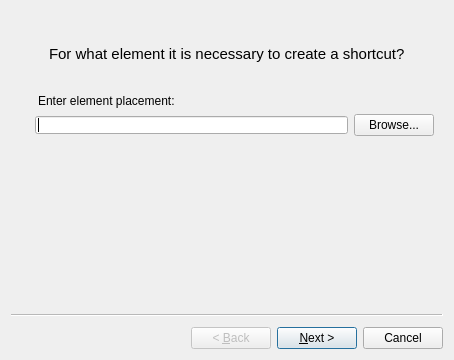
<?xml version="1.0" encoding="UTF-8"?>
<ui version="4.0">
 <class>CreateShortcutWizard</class>
 <widget class="QWizard" name="CreateShortcutWizard">
  <property name="geometry">
   <rect>
    <x>0</x>
    <y>0</y>
    <width>429</width>
    <height>360</height>
   </rect>
  </property>
  <property name="sizePolicy">
   <sizepolicy hsizetype="Preferred" vsizetype="Minimum">
    <horstretch>0</horstretch>
    <verstretch>0</verstretch>
   </sizepolicy>
  </property>
  <property name="windowTitle">
   <string>Create shortcut</string>
  </property>
  <property name="modal">
   <bool>true</bool>
  </property>
  <widget class="QWizardPage" name="wizardPage1">
   <property name="sizePolicy">
    <sizepolicy hsizetype="Preferred" vsizetype="Fixed">
     <horstretch>0</horstretch>
     <verstretch>0</verstretch>
    </sizepolicy>
   </property>
   <layout class="QVBoxLayout" name="verticalLayout_2">
    <property name="sizeConstraint">
     <enum>QLayout::SetMinAndMaxSize</enum>
    </property>
    <item>
     <widget class="QLabel" name="label_3">
      <property name="sizePolicy">
       <sizepolicy hsizetype="Preferred" vsizetype="Fixed">
        <horstretch>0</horstretch>
        <verstretch>0</verstretch>
       </sizepolicy>
      </property>
      <property name="styleSheet">
       <string notr="true">margin:25px; font:15px;</string>
      </property>
      <property name="text">
       <string>For what element it is necessary to create a shortcut?</string>
      </property>
     </widget>
    </item>
    <item>
     <widget class="QLabel" name="label">
      <property name="sizePolicy">
       <sizepolicy hsizetype="Preferred" vsizetype="Fixed">
        <horstretch>0</horstretch>
        <verstretch>0</verstretch>
       </sizepolicy>
      </property>
      <property name="styleSheet">
       <string notr="true">margin-left:15px</string>
      </property>
      <property name="text">
       <string>Enter element placement:</string>
      </property>
     </widget>
    </item>
    <item>
     <layout class="QHBoxLayout" name="horizontalLayout">
      <property name="sizeConstraint">
       <enum>QLayout::SetFixedSize</enum>
      </property>
      <item>
       <widget class="QLineEdit" name="_shortcutURI">
        <property name="styleSheet">
         <string notr="true">margin-left:15px</string>
        </property>
       </widget>
      </item>
      <item>
       <widget class="QPushButton" name="_changeShortcutURI_Btn">
        <property name="text">
         <string>Browse...</string>
        </property>
       </widget>
      </item>
     </layout>
    </item>
   </layout>
  </widget>
  <widget class="QWizardPage" name="wizardPage2">
   <layout class="QVBoxLayout" name="verticalLayout">
    <item>
     <widget class="QLabel" name="label_2">
      <property name="sizePolicy">
       <sizepolicy hsizetype="Preferred" vsizetype="Fixed">
        <horstretch>0</horstretch>
        <verstretch>0</verstretch>
       </sizepolicy>
      </property>
      <property name="styleSheet">
       <string notr="true">margin:25px; font:15px;</string>
      </property>
      <property name="text">
       <string>How to call a shortcut?</string>
      </property>
     </widget>
    </item>
    <item>
     <widget class="QLabel" name="label_4">
      <property name="sizePolicy">
       <sizepolicy hsizetype="Preferred" vsizetype="Fixed">
        <horstretch>0</horstretch>
        <verstretch>0</verstretch>
       </sizepolicy>
      </property>
      <property name="styleSheet">
       <string notr="true">margin-left:15px</string>
      </property>
      <property name="text">
       <string>Enter shortcut name:</string>
      </property>
     </widget>
    </item>
    <item>
     <widget class="QLineEdit" name="_shortcutName">
      <property name="styleSheet">
       <string notr="true">margin-left:15px</string>
      </property>
     </widget>
    </item>
   </layout>
  </widget>
  <widget class="QWizardPage" name="wizardPage3">
   <layout class="QVBoxLayout" name="verticalLayout_3">
    <item>
     <widget class="QLabel" name="label_5">
      <property name="styleSheet">
       <string notr="true">margin:25px; font:15px;</string>
      </property>
      <property name="text">
       <string>What icon the shortcut has to have?</string>
      </property>
     </widget>
    </item>
    <item>
     <layout class="QHBoxLayout" name="horizontalLayout_2">
      <item>
       <widget class="QLabel" name="label_7">
        <property name="sizePolicy">
         <sizepolicy hsizetype="Fixed" vsizetype="Fixed">
          <horstretch>0</horstretch>
          <verstretch>0</verstretch>
         </sizepolicy>
        </property>
        <property name="styleSheet">
         <string notr="true">margin-left:15px</string>
        </property>
        <property name="text">
         <string>Icon by default the specified element:</string>
        </property>
       </widget>
      </item>
      <item>
       <widget class="QLabel" name="_shortcutIcon">
        <property name="sizePolicy">
         <sizepolicy hsizetype="Fixed" vsizetype="Fixed">
          <horstretch>0</horstretch>
          <verstretch>0</verstretch>
         </sizepolicy>
        </property>
        <property name="frameShape">
         <enum>QFrame::Box</enum>
        </property>
        <property name="frameShadow">
         <enum>QFrame::Plain</enum>
        </property>
        <property name="text">
         <string/>
        </property>
        <property name="pixmap">
         <pixmap>:/plugins/shortcut_manager/icons/icon.png</pixmap>
        </property>
       </widget>
      </item>
      <item>
       <widget class="QLabel" name="label_8">
        <property name="text">
         <string/>
        </property>
       </widget>
      </item>
      <item>
       <widget class="QPushButton" name="_chooseIcon_Btn">
        <property name="sizePolicy">
         <sizepolicy hsizetype="Fixed" vsizetype="Fixed">
          <horstretch>0</horstretch>
          <verstretch>0</verstretch>
         </sizepolicy>
        </property>
        <property name="text">
         <string>Choose another...</string>
        </property>
       </widget>
      </item>
     </layout>
    </item>
   </layout>
  </widget>
 </widget>
 <resources/>
 <connections/>
</ui>
